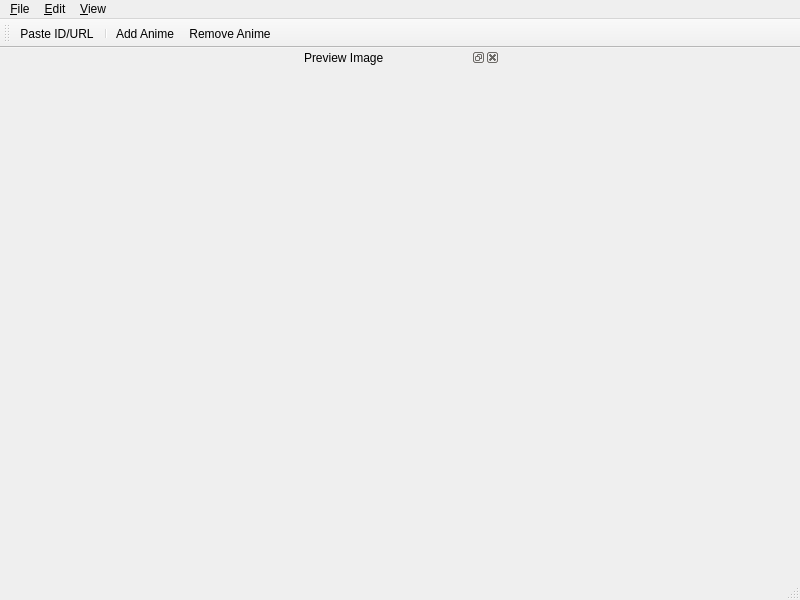
<?xml version="1.0" encoding="UTF-8"?>
<ui version="4.0">
 <class>MainWindow</class>
 <widget class="QMainWindow" name="MainWindow">
  <property name="geometry">
   <rect>
    <x>0</x>
    <y>0</y>
    <width>800</width>
    <height>600</height>
   </rect>
  </property>
  <property name="iconSize">
   <size>
    <width>32</width>
    <height>32</height>
   </size>
  </property>
  <property name="unifiedTitleAndToolBarOnMac">
   <bool>true</bool>
  </property>
  <widget class="QTreeView" name="seasonTreeView">
   <property name="editTriggers">
    <set>QAbstractItemView::NoEditTriggers</set>
   </property>
   <property name="tabKeyNavigation">
    <bool>true</bool>
   </property>
   <property name="alternatingRowColors">
    <bool>true</bool>
   </property>
   <property name="rootIsDecorated">
    <bool>false</bool>
   </property>
   <property name="itemsExpandable">
    <bool>false</bool>
   </property>
   <property name="sortingEnabled">
    <bool>true</bool>
   </property>
   <property name="animated">
    <bool>true</bool>
   </property>
   <property name="expandsOnDoubleClick">
    <bool>false</bool>
   </property>
  </widget>
  <widget class="QMenuBar" name="menubar">
   <property name="geometry">
    <rect>
     <x>0</x>
     <y>0</y>
     <width>800</width>
     <height>20</height>
    </rect>
   </property>
   <widget class="QMenu" name="menuFile">
    <property name="title">
     <string>&amp;File</string>
    </property>
   </widget>
   <widget class="QMenu" name="menuEdit">
    <property name="title">
     <string>&amp;Edit</string>
    </property>
    <addaction name="actionAdd_Anime"/>
    <addaction name="actionRemove_Anime"/>
    <addaction name="separator"/>
    <addaction name="actionPaste_ID_URL"/>
    <addaction name="separator"/>
    <addaction name="actionCopy_selected_Info"/>
   </widget>
   <widget class="QMenu" name="menuView">
    <property name="title">
     <string>&amp;View</string>
    </property>
   </widget>
   <addaction name="menuFile"/>
   <addaction name="menuEdit"/>
   <addaction name="menuView"/>
  </widget>
  <widget class="QStatusBar" name="statusbar"/>
  <widget class="QToolBar" name="toolBar">
   <property name="windowTitle">
    <string>Toolbar</string>
   </property>
   <attribute name="toolBarArea">
    <enum>TopToolBarArea</enum>
   </attribute>
   <attribute name="toolBarBreak">
    <bool>false</bool>
   </attribute>
   <addaction name="actionPaste_ID_URL"/>
   <addaction name="separator"/>
   <addaction name="actionAdd_Anime"/>
   <addaction name="actionRemove_Anime"/>
  </widget>
  <widget class="QDockWidget" name="previewDock">
   <property name="windowTitle">
    <string>Preview Image</string>
   </property>
   <attribute name="dockWidgetArea">
    <number>2</number>
   </attribute>
   <widget class="QLabel" name="dockWidgetContents">
    <property name="minimumSize">
     <size>
      <width>200</width>
      <height>277</height>
     </size>
    </property>
    <property name="maximumSize">
     <size>
      <width>200</width>
      <height>277</height>
     </size>
    </property>
    <property name="focusPolicy">
     <enum>Qt::StrongFocus</enum>
    </property>
    <property name="alignment">
     <set>Qt::AlignCenter</set>
    </property>
   </widget>
  </widget>
  <action name="actionAdd_Anime">
   <property name="icon">
    <iconset resource="seasonproxer_res.qrc">
     <normaloff>:/icons/add.ico</normaloff>:/icons/add.ico</iconset>
   </property>
   <property name="text">
    <string>&amp;Add Anime</string>
   </property>
   <property name="shortcut">
    <string>Ctrl+Ins</string>
   </property>
  </action>
  <action name="actionRemove_Anime">
   <property name="icon">
    <iconset resource="seasonproxer_res.qrc">
     <normaloff>:/icons/remove.ico</normaloff>:/icons/remove.ico</iconset>
   </property>
   <property name="text">
    <string>&amp;Remove Anime</string>
   </property>
   <property name="shortcut">
    <string>Del</string>
   </property>
  </action>
  <action name="actionPaste_ID_URL">
   <property name="icon">
    <iconset resource="seasonproxer_res.qrc">
     <normaloff>:/icons/paste.ico</normaloff>:/icons/paste.ico</iconset>
   </property>
   <property name="text">
    <string>&amp;Paste ID/URL</string>
   </property>
   <property name="shortcut">
    <string>Ctrl+V</string>
   </property>
  </action>
  <action name="actionCopy_selected_Info">
   <property name="icon">
    <iconset resource="seasonproxer_res.qrc">
     <normaloff>:/icons/copy.ico</normaloff>:/icons/copy.ico</iconset>
   </property>
   <property name="text">
    <string>&amp;Copy selected Info</string>
   </property>
   <property name="shortcut">
    <string>Ctrl+C</string>
   </property>
  </action>
 </widget>
 <resources>
  <include location="seasonproxer_res.qrc"/>
 </resources>
 <connections/>
</ui>
